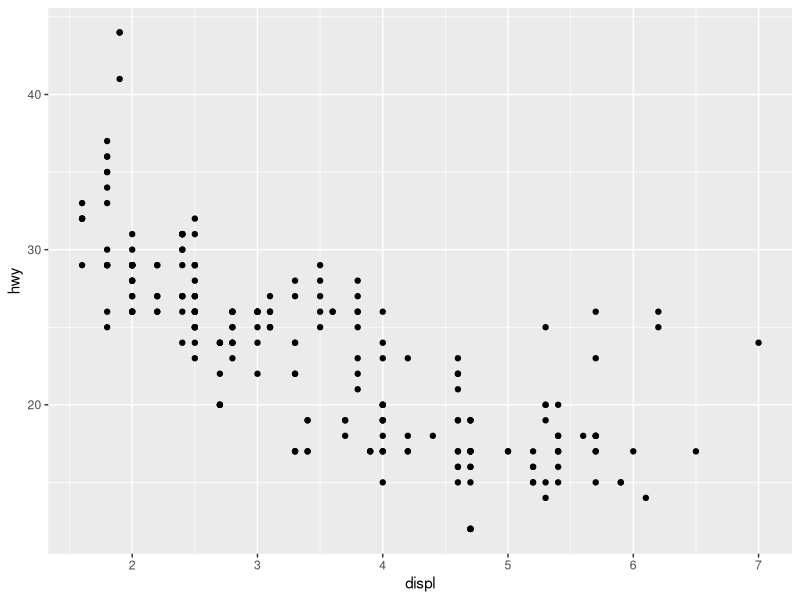
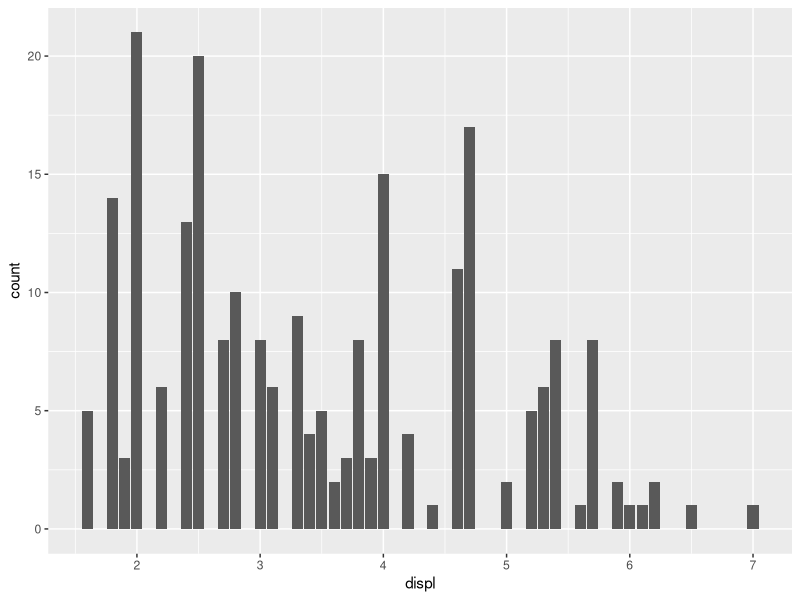
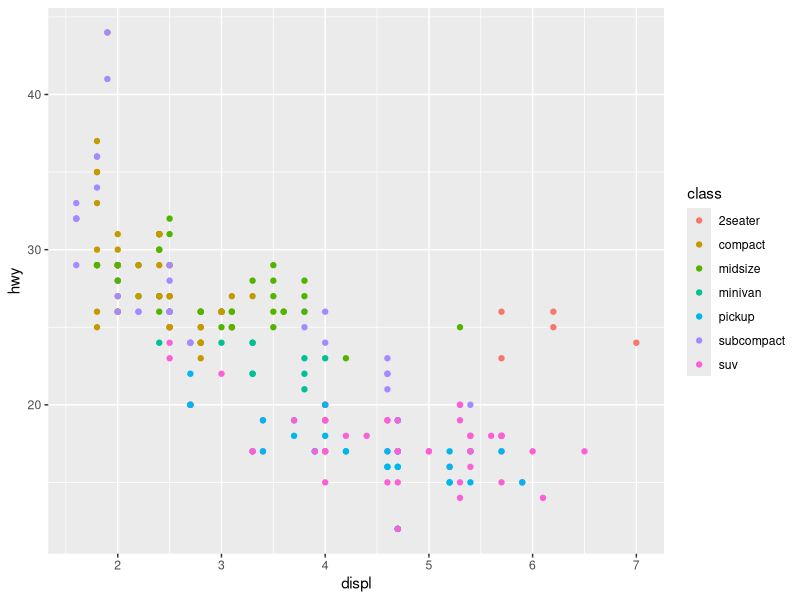
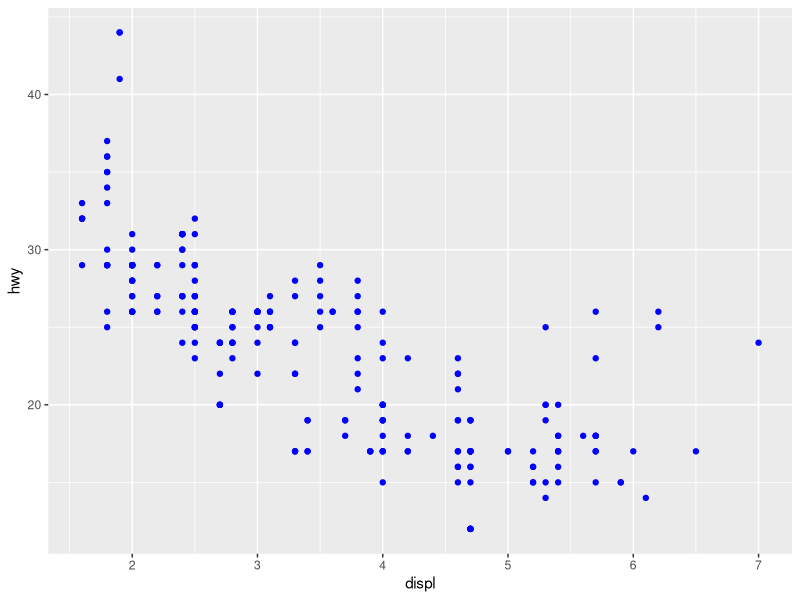
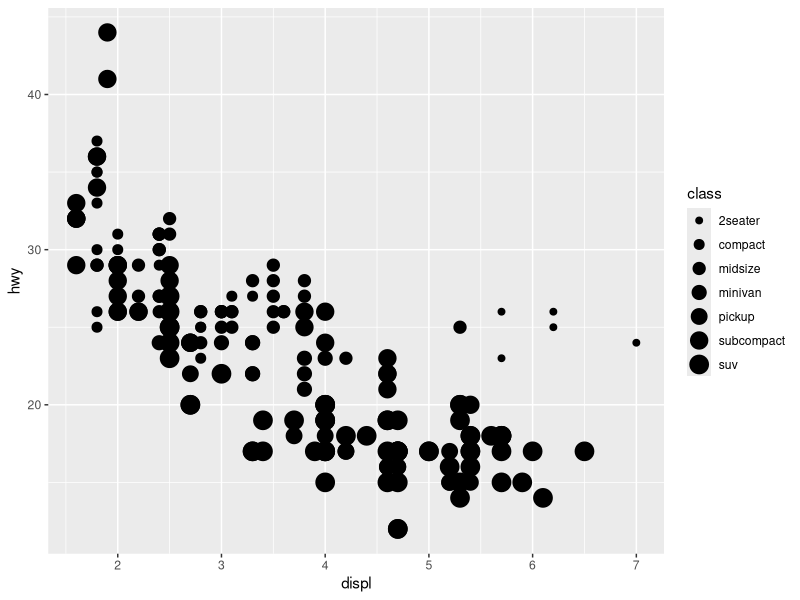
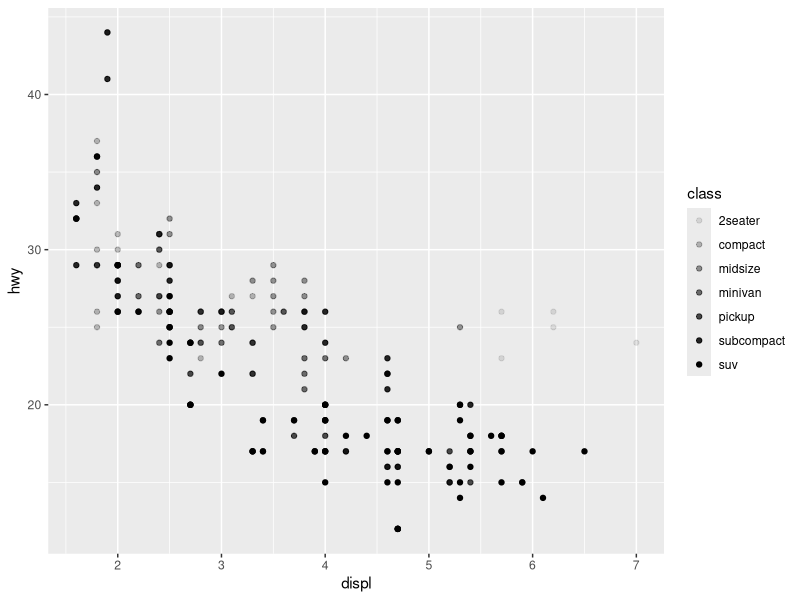
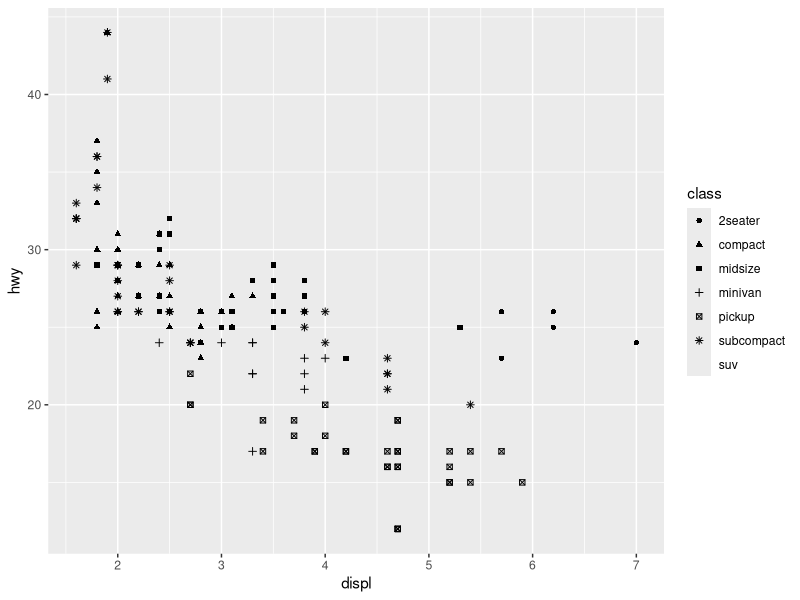
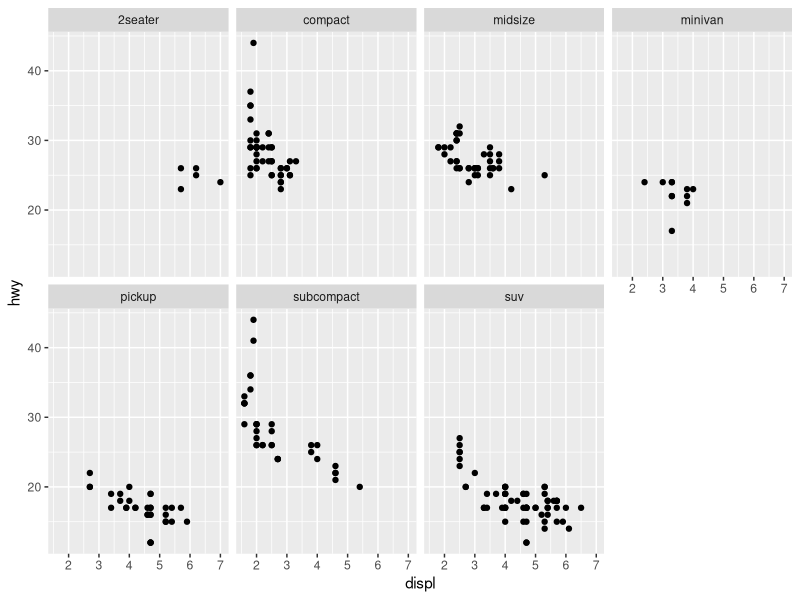

R code for these plots, in order:
############################R for Data Science 책 실습 
######Chapter 2 Data Visualization with ggplot2

install.packages("tidyverse")
library(tidyverse)
library(ggplot2)
mpg
str(mpg)
ggplot(data=mpg) +
  geom_point(mapping = aes(x=displ,y=hwy))
#ggplot함수에 mpg 데이터 사용하고 x=displ, y=hwy로 mapping해서 point로 그려라
#기본코드
#ggplot(data = "data" you use) + geom_function(mapping = aes(x="",y=""))
mtcars
str(mtcars)
?mpg

mpg %>% select(displ) %>% distinct()
ggplot(data = mpg) +
  geom_bar(mapping = aes(x=displ))

ggplot(data=mpg) +
  geom_point(mapping = aes(x=displ,y=hwy, color=class))
#color를 class로 지정할 경우, 알아서 각자 색으로 배정함

ggplot(data=mpg) +
  geom_point(mapping = aes(x=displ,y=hwy),color = "blue")
#색만 지정할 경우 그냥 색만 바뀜

ggplot(data = mpg) +
  geom_point(mapping = aes(x=displ,y=hwy, size = class))
#size by class

ggplot(data = mpg) +
  geom_point(mapping = aes(x=displ,y=hwy, alpha = class))
#alpha 는 투명도

ggplot(data = mpg) +
  geom_point(mapping = aes(x=displ,y=hwy, shape = class))
#shape는 class별로 모양이 다르게 나타난다

ggplot(data = mpg) +
  geom_point(mapping = aes(x=displ,y=hwy)) +
  facet_wrap(~class, nrow = 2)
#각 class별로 창을 만든다


ggplot(data = mpg) +
  geom_point(mapping = aes(x=displ,y=hwy)) +
  facet_grid(drv ~ .)
#drv별로 창을 나눠서 표현 (row별로 나뉨)

ggplot(data = mpg) +
  geom_point(mapping = aes(x=displ,y=hwy)) +
  facet_grid(. ~ drv)
#drv별로 창을 나눠서 표현 (column별로 나뉨

ggplot(data = mpg) +
  geom_point(mapping = aes(x=displ,y=hwy)) +
  facet_grid(. ~ cyl)
#cyl별로 창을 나워서 표현 (column별로 나뉨)

#####geom function 확인

ggplot(data = mpg) +
  geom_point(mapping=aes(x=displ,y=hwy))

ggplot(data = mpg) +
  geom_smooth(mapping=aes(x=displ,y=hwy))

#geom function 에 따라 같은 데이터도 그림이 달라짐

ggplot(data=mpg) +
  geom_smooth(mapping = aes(x=displ,y=hwy, grope=drv))
#그냥 drv 별로 그림만 나눠짐
ggplot(data=mpg) +
  geom_smooth(mapping = aes(x=displ,y=hwy, color=drv))
#위 그래프와 동일하나 색이 들어감

######p.18까지 함 
